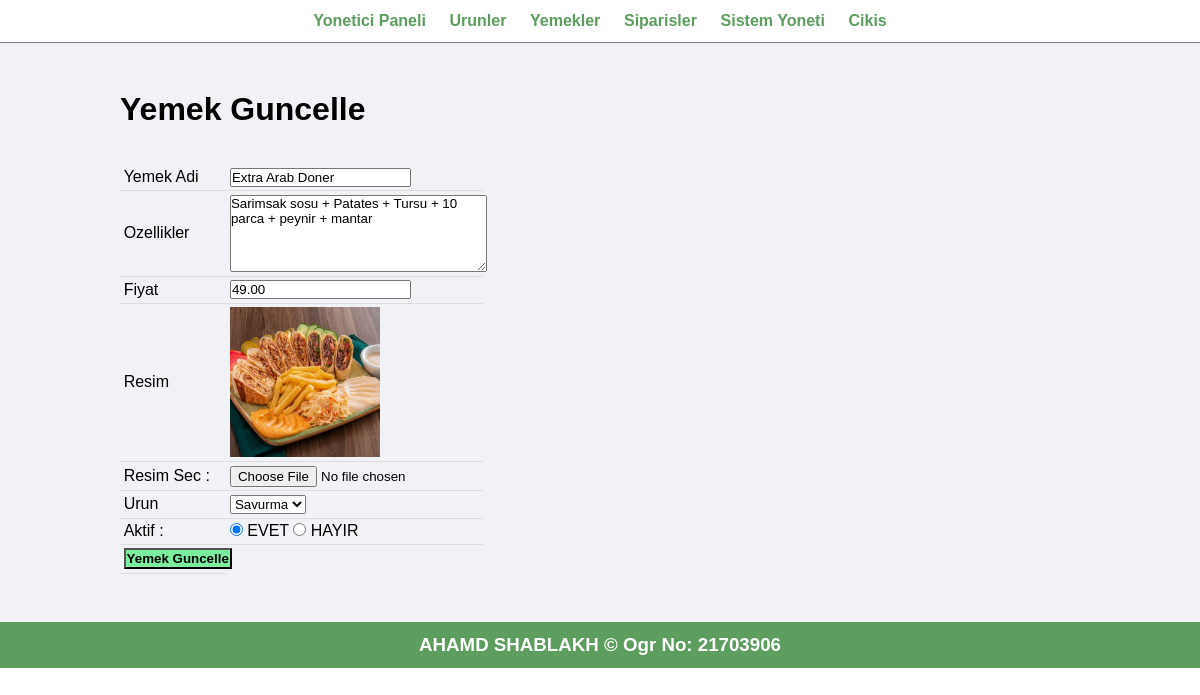
Page /Yonetici_islemleri/yemek_guncell.php?id=1 (signed in) on the committed database.
### tables this page shows
CREATE TABLE `yemek_tbl` (
  `Id` int(11) NOT NULL AUTO_INCREMENT,
  `yemek_adi` varchar(100) NOT NULL DEFAULT '',
  `yemek_ozellekler` text DEFAULT NULL,
  `birim_fiyat` decimal(10,2) NOT NULL DEFAULT 0.00,
  `fot_adi` varchar(255) NOT NULL DEFAULT '',
  `urun_id` int(11) NOT NULL DEFAULT 0,
  `aktif` varchar(10) NOT NULL DEFAULT '',
  PRIMARY KEY (`Id`)
);

CREATE TABLE `urunler_tbl` (
  `Id` int(11) NOT NULL AUTO_INCREMENT,
  `urun_adi` varchar(100) NOT NULL DEFAULT '',
  `fot_adi` varchar(255) NOT NULL DEFAULT '',
  `aktif` varchar(255) NOT NULL DEFAULT '',
  PRIMARY KEY (`Id`)
);

### Yonetici_islemleri/yemek_guncell.php (the view, shortened to what this page needs)
<?php include('menu.php'); ?>
<?php
    if(isset($_GET['id']))
    {
        $id = $_GET['id'];
        $sql2 = "SELECT * FROM yemek_tbl WHERE Id=$id";
        $res2 = mysqli_query($conn, $sql2);
        $row2 = mysqli_fetch_assoc($res2);
        $yemek_adi = $row2['yemek_adi'];
        $ozellekler = $row2['yemek_ozellekler'];
        $fiyat = $row2['birim_fiyat'];
        $gecerli_resim = $row2['fot_adi'];
        $e_urun_id = $row2['urun_id'];
        $aktif = $row2['aktif'];
    }
    else
    {
        header('location:'.SITEURL.'Yonetici_islemleri/yonet_yemek.php');
    }
?>
<div class="main-content">
    <div class="wrapper">
        <h1>Yemek Guncelle</h1>
        <br><br>
        <form action="" method="POST" enctype="multipart/form-data">
        <table class="tbl-30">
            <tr>
                <td>Yemek Adi</td>
                <td>
                    <input type="text" name="yemek_adi" value="<?php echo $yemek_adi; ?>">
                </td>
            </tr>
            <tr>
                <td>Ozellikler</td>
                <td>
                    <textarea name="ozellikler" cols="30" rows="5"><?php echo $ozellekler; ?></textarea>
                </td>
            </tr>
            <tr>
                <td>Fiyat</td>
                <td>
                    <input type="number" name="fiyat" value="<?php echo $fiyat; ?>">
                </td>
            </tr>
            <tr>
                <td>Resim </td>
                <td>
                    <?php
                        if($gecerli_resim== "")
                        {
                            echo "<div class='error'>Resim Mevcut Degil.</div>";
                        }
                        else
                        {
                            ?>
                            <img src="<?php echo SITEURL; ?>images/food/<?php echo $gecerli_resim; ?>" width="150px">
                            <?php
                        }
                    ?>
                </td>
            </tr>
            <tr>
                <td>Resim Sec : </td>
                <td>
                    <input type="file" name="image">
                </td>
            </tr>
            <tr>
                <td>Urun</td>
                <td>
                    <select name="kategori">
                            <?php
                                $sql = "SELECT * FROM urunler_tbl WHERE aktif='EVET'";
                                $res = mysqli_query($conn, $sql);
                                $count = mysqli_num_rows($res);
                                if($count>0)
                                {
                                    while($row=mysqli_fetch_assoc($res))
                                    {
                                        $y_id = $row['Id'];
                                        $y_urun_adi = $row['urun_adi'];
                                        ?>
                                        <option <?php if( $e_urun_id==$y_id){echo "selected";} ?> value="<?php echo $y_id; ?>"><?php echo $y_urun_adi; ?></option>
                                        <?php
                                    }
                                }
                                else
                                {?>
                                    <option value="0">Kategori Bulunamadi</option>
                                    <?php
                                }
                            ?>
                    </select>
                </td>
            </tr>
            <tr>
                <td>Aktif :</td>
                <td>
                    <input <?php if($aktif=="EVET") {echo "checked";} ?> type="radio" name="aktif" value="EVET"> EVET
                    <input <?php if($aktif=="HAYIR") {echo "checked";} ?> type="radio" name="aktif" value="HAYIR"> HAYIR
                </td>
            </tr>
            <tr>
                <td>
                    <input type="submit" name="submit" value="Yemek Guncelle" class="btn-secondary">
                </td>
            </tr>
        </table>
        </form>
    </div>
</div>
<?php include('alt_bilgi.php'); ?>

### css/admin.css (style rules this page uses)
* { margin: 0; padding: 0; font-family: Arial, Helvetica, sans-serif; }
.wrapper { padding: 1%; width: 80%; margin: 0 auto; }
.tbl-30 { width: 30%; }
table { border-collapse: collapse; width: 100%; }
th, td { padding: 8px; text-align: left; border-bottom: 1px solid #ddd; }
table tr td { padding: 1%; }
.btn-secondary { background-color: #7bed9f; padding: 1%; color: black; text-decoration: none; font-weight: bold; }
.main-content { background-color: #f1f2f6; padding: 3% 0; }

### rows in the picture
yemek_tbl: yemek_adi "Extra Arab Doner", ozellikler "Sarimsak sosu + Patates + Tursu + 10 parca + peynir + mantar", fiyat "49.00", fot_adi (picture), kategori "Savurma", aktif "☑"
